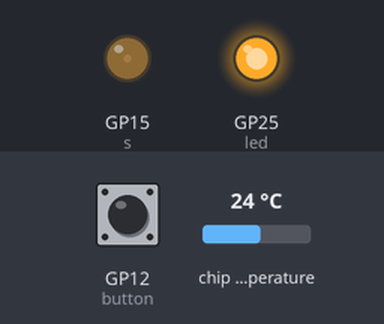
Bench run of a program on a simulated Raspberry Pi Pico running MicroPython. On the bench: output pins drawn as LEDs (lit = HIGH). The inputs (shaded band) are chosen by the test bench; at power-on: GP12 (button) LOW, chip temperature 24 °C. What the program prints to the serial console is not drawn.

Above: at 1.2 s.
1.3 s: GP12 (button) pulled HIGH for 0.15 s
At 1.4 s:
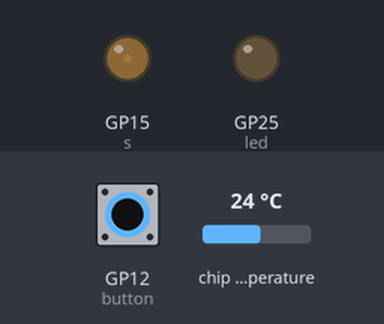
3.0 s: GP12 (button) pulled HIGH for 3.2 s
At 7.6 s:
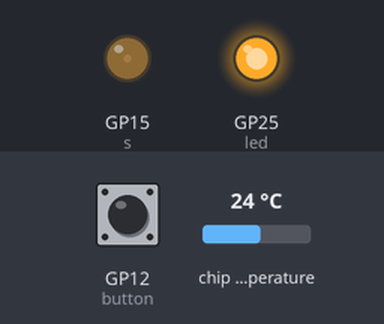
Timing chart, 0 to 9.1 s (numbered marks = the images above; inputs shaded):
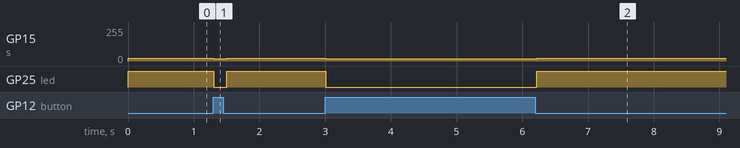

Measured:
- after the input at 1.3 s, GP15 (s): 21/255 → 16/255 at once, → 21/255 0.20 s later; GP25 (led): HIGH → LOW at once, → HIGH 0.20 s later
- after the input at 3.0 s, GP15 (s): 21/255 → 16/255 at once, → 21/255 3.2 s later; GP25 (led): HIGH → LOW at once, → HIGH 3.2 s later

The program:

Urbanito-MT03-V1.py
```python
import machine
from machine import Pin, PWM
import time

sensor_temp = machine.ADC(4)
conversion_factor = 3.3 / (65535)


led = machine.Pin(25, machine.Pin.OUT)

button = Pin(12,Pin.IN, Pin.PULL_DOWN)


s = PWM(Pin(15))
s.freq(50)

led.on()


while True:
    reading = sensor_temp.read_u16() * conversion_factor
    temperature = 27 - (reading - 0.706)/0.001721
    print(temperature)
    #Oculto
    if button.value() == 0:
        led.on()
        ton = ((105 + 45) * 100000) / 9
        s.duty_ns(int(ton))
        time.sleep(0.1)
    #Normal
    else:
        led.off()
        ton = ((70 + 45) * 100000) / 9
        s.duty_ns(int(ton))
        time.sleep(0.1)
```
